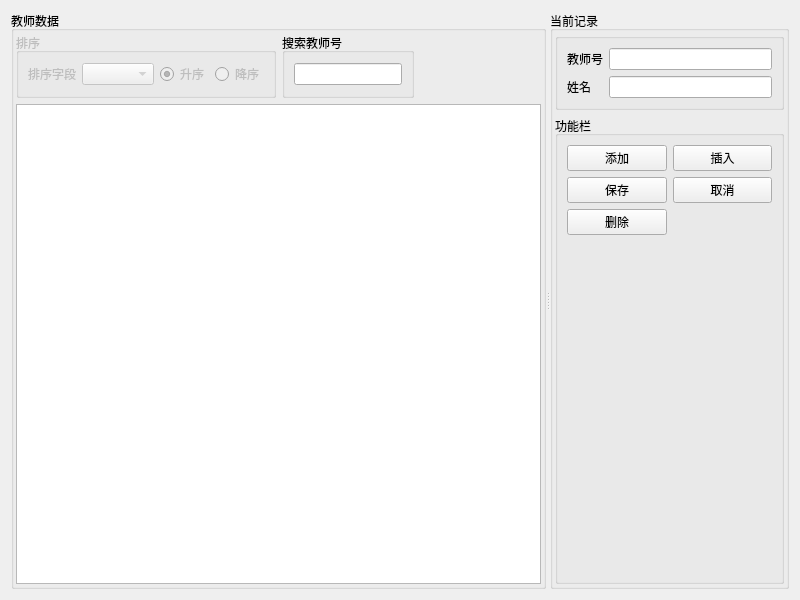
<?xml version="1.0" encoding="UTF-8"?>
<ui version="4.0">
 <class>teacherManagement</class>
 <widget class="QWidget" name="teacherManagement">
  <property name="geometry">
   <rect>
    <x>0</x>
    <y>0</y>
    <width>800</width>
    <height>600</height>
   </rect>
  </property>
  <property name="windowTitle">
   <string>teacherManagement</string>
  </property>
  <layout class="QVBoxLayout" name="verticalLayout_2">
   <item>
    <widget class="QSplitter" name="splitter">
     <property name="orientation">
      <enum>Qt::Horizontal</enum>
     </property>
     <widget class="QGroupBox" name="groupBox_6">
      <property name="title">
       <string>教师数据</string>
      </property>
      <layout class="QVBoxLayout" name="verticalLayout_4">
       <property name="leftMargin">
        <number>2</number>
       </property>
       <property name="topMargin">
        <number>2</number>
       </property>
       <property name="rightMargin">
        <number>2</number>
       </property>
       <property name="bottomMargin">
        <number>2</number>
       </property>
       <item>
        <layout class="QHBoxLayout" name="horizontalLayout_4">
         <item>
          <widget class="QGroupBox" name="groupBoxSort">
           <property name="enabled">
            <bool>false</bool>
           </property>
           <property name="title">
            <string>排序</string>
           </property>
           <layout class="QHBoxLayout" name="horizontalLayout_2">
            <item>
             <widget class="QLabel" name="label_14">
              <property name="text">
               <string>排序字段</string>
              </property>
             </widget>
            </item>
            <item>
             <widget class="QComboBox" name="comboFields"/>
            </item>
            <item>
             <widget class="QRadioButton" name="radioBtnAscend">
              <property name="text">
               <string>升序</string>
              </property>
              <property name="checked">
               <bool>true</bool>
              </property>
             </widget>
            </item>
            <item>
             <widget class="QRadioButton" name="radioBtnDescend">
              <property name="text">
               <string>降序</string>
              </property>
             </widget>
            </item>
           </layout>
          </widget>
         </item>
         <item>
          <widget class="QGroupBox" name="groupBox_2">
           <property name="title">
            <string>搜索教师号</string>
           </property>
           <layout class="QVBoxLayout" name="verticalLayout">
            <item>
             <widget class="QLineEdit" name="lineEdit"/>
            </item>
           </layout>
          </widget>
         </item>
         <item>
          <spacer name="horizontalSpacer">
           <property name="orientation">
            <enum>Qt::Horizontal</enum>
           </property>
           <property name="sizeHint" stdset="0">
            <size>
             <width>40</width>
             <height>20</height>
            </size>
           </property>
          </spacer>
         </item>
        </layout>
       </item>
       <item>
        <widget class="QTableView" name="tableView">
         <property name="styleSheet">
          <string notr="true">alternate-background-color: rgb(211, 249, 248);</string>
         </property>
         <property name="editTriggers">
          <set>QAbstractItemView::AnyKeyPressed|QAbstractItemView::DoubleClicked|QAbstractItemView::EditKeyPressed|QAbstractItemView::SelectedClicked</set>
         </property>
         <attribute name="horizontalHeaderDefaultSectionSize">
          <number>80</number>
         </attribute>
         <attribute name="horizontalHeaderStretchLastSection">
          <bool>true</bool>
         </attribute>
         <attribute name="verticalHeaderDefaultSectionSize">
          <number>25</number>
         </attribute>
        </widget>
       </item>
      </layout>
     </widget>
     <widget class="QGroupBox" name="groupBox">
      <property name="title">
       <string>当前记录</string>
      </property>
      <layout class="QVBoxLayout" name="verticalLayout_3">
       <property name="leftMargin">
        <number>2</number>
       </property>
       <property name="topMargin">
        <number>2</number>
       </property>
       <property name="rightMargin">
        <number>2</number>
       </property>
       <property name="bottomMargin">
        <number>2</number>
       </property>
       <item>
        <layout class="QHBoxLayout" name="horizontalLayout">
         <item>
          <widget class="QGroupBox" name="groupBox_5">
           <property name="title">
            <string/>
           </property>
           <layout class="QFormLayout" name="formLayout">
            <item row="0" column="0">
             <widget class="QLabel" name="label">
              <property name="text">
               <string>教师号</string>
              </property>
             </widget>
            </item>
            <item row="0" column="1">
             <widget class="QLineEdit" name="dbSpinEmpNo"/>
            </item>
            <item row="1" column="0">
             <widget class="QLabel" name="label_2">
              <property name="text">
               <string>姓名</string>
              </property>
              <property name="buddy">
               <cstring>dbEditName</cstring>
              </property>
             </widget>
            </item>
            <item row="1" column="1">
             <widget class="QLineEdit" name="dbEditName"/>
            </item>
           </layout>
          </widget>
         </item>
        </layout>
       </item>
       <item>
        <widget class="QGroupBox" name="groupBox_4">
         <property name="title">
          <string>功能栏</string>
         </property>
         <property name="flat">
          <bool>true</bool>
         </property>
         <layout class="QGridLayout" name="gridLayout">
          <item row="3" column="0">
           <spacer name="verticalSpacer">
            <property name="orientation">
             <enum>Qt::Vertical</enum>
            </property>
            <property name="sizeHint" stdset="0">
             <size>
              <width>20</width>
              <height>40</height>
             </size>
            </property>
           </spacer>
          </item>
          <item row="1" column="1">
           <widget class="QPushButton" name="actRevert">
            <property name="text">
             <string>取消</string>
            </property>
            <property name="icon">
             <iconset resource="../../rec.qrc">
              <normaloff>:/按钮图标/images/close-circle.png</normaloff>:/按钮图标/images/close-circle.png</iconset>
            </property>
           </widget>
          </item>
          <item row="0" column="1">
           <widget class="QPushButton" name="actRecInsert">
            <property name="text">
             <string>插入</string>
            </property>
            <property name="icon">
             <iconset resource="../../rec.qrc">
              <normaloff>:/按钮图标/images/left-circle.png</normaloff>:/按钮图标/images/left-circle.png</iconset>
            </property>
           </widget>
          </item>
          <item row="1" column="0">
           <widget class="QPushButton" name="actSubmit">
            <property name="text">
             <string>保存</string>
            </property>
            <property name="icon">
             <iconset resource="../../rec.qrc">
              <normaloff>:/按钮图标/images/save.png</normaloff>:/按钮图标/images/save.png</iconset>
            </property>
           </widget>
          </item>
          <item row="0" column="0">
           <widget class="QPushButton" name="actRecAppend">
            <property name="text">
             <string>添加</string>
            </property>
            <property name="icon">
             <iconset resource="../../rec.qrc">
              <normaloff>:/按钮图标/images/plus-circle.png</normaloff>:/按钮图标/images/plus-circle.png</iconset>
            </property>
           </widget>
          </item>
          <item row="2" column="0">
           <widget class="QPushButton" name="actRecDelete">
            <property name="text">
             <string>删除</string>
            </property>
            <property name="icon">
             <iconset resource="../../rec.qrc">
              <normaloff>:/按钮图标/images/minus-circle.png</normaloff>:/按钮图标/images/minus-circle.png</iconset>
            </property>
           </widget>
          </item>
         </layout>
        </widget>
       </item>
      </layout>
     </widget>
    </widget>
   </item>
  </layout>
 </widget>
 <resources>
  <include location="../../rec.qrc"/>
 </resources>
 <connections/>
</ui>
